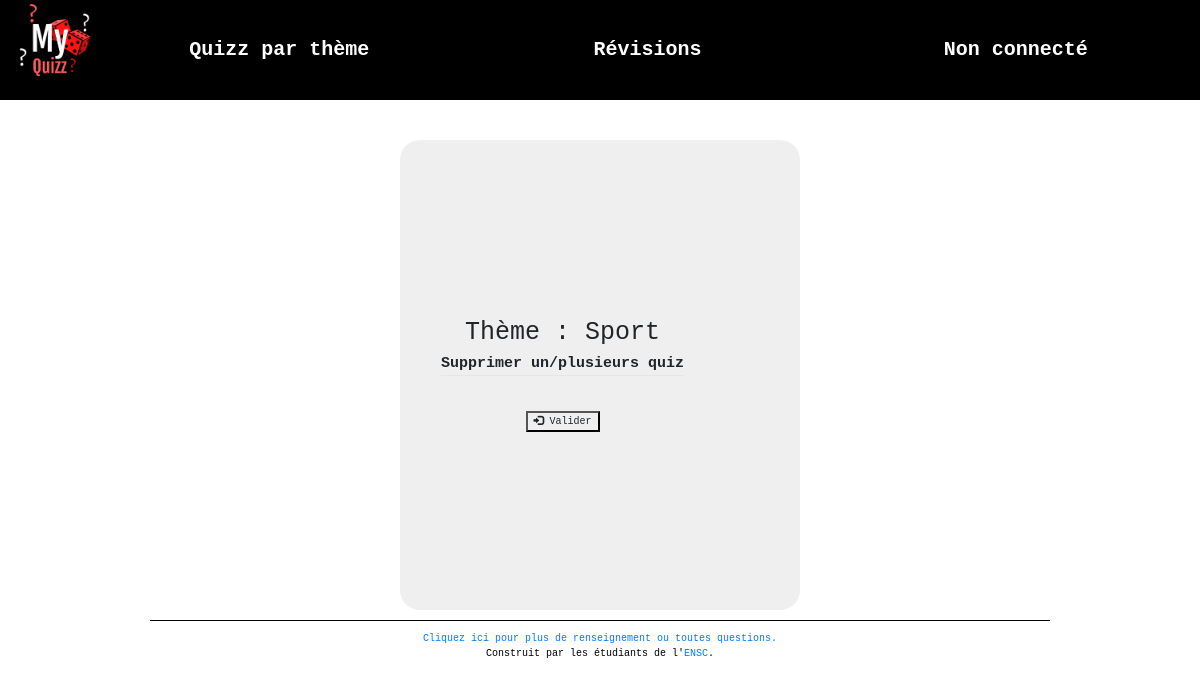
/suppr_quiz.php?id=1, run on an earlier commit of the app's database.
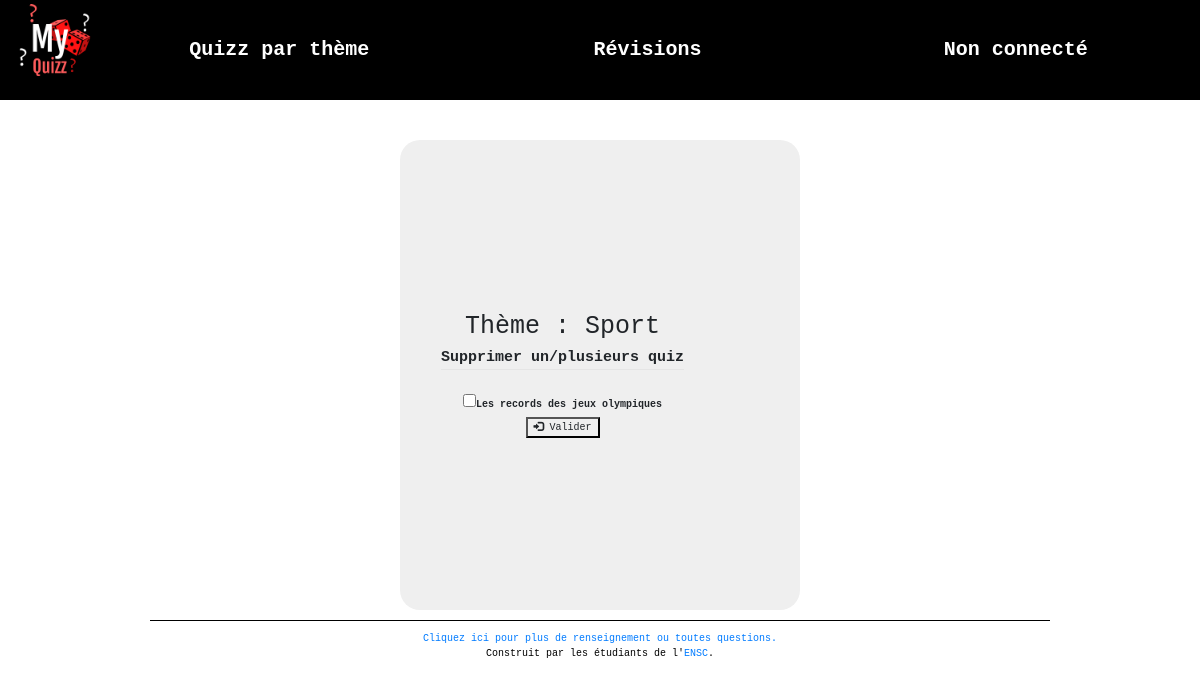
And on a later commit of the database.
### tables this page shows
CREATE TABLE `quiz` (
  `quiz_id` int(11) NOT NULL,
  `quiz_nom` varchar(255) NOT NULL,
  `nbquestions` int(11) NOT NULL DEFAULT 10,
  `datecreation` datetime NOT NULL DEFAULT current_timestamp(),
  `theme_id` int(11) NOT NULL,
  `createur` varchar(255) NOT NULL
);

### includes/function.php (called while the page is built, shortened)
<?php
function getDb() {
    try{
		return new PDO("mysql:host=localhost;dbname=myquizz;charset=utf8", 'root', '', array(PDO::ATTR_ERRMODE => PDO::ERRMODE_EXCEPTION));
    }
    catch(PDOException $e){
        echo "Erreur : " . $e->getMessage();
    }
}
?>

### suppr_quiz.php (the view, shortened to what this page needs)
<?php
	require_once "includes/function.php";
	$themeId = $_GET['id'];
	$stmt = getDb()->prepare('select * from quiz where theme_id=?');
	$stmt->execute(array($themeId));
	$quizs = $stmt->fetchAll();
	$stmt2 = getDb()->prepare('select * from theme where theme_id=?');
	$stmt2->execute(array($themeId));
	$themes = $stmt2->fetch();
	$themeNom=$themes['theme_nom'];
?>
<!doctype html>
<html>
	<?php
		require_once "includes/head.php";
	?>
	<body>
		<?php require_once "includes/header.php"; ?>
			<div class="conteneurconex">
				<form method="post" action="suppr_quiz.php?id=<?=$themeId?>">
					<div id="connexion">
					<h1> Thème : <?=$themeNom?> </h1>
					<fieldset><legend><strong>Supprimer un/plusieurs quiz</strong></legend><br/>
					<?php foreach ($quizs as $quiz){ ?>
						<label><input type="checkbox" name="choix[]" value=" <?= $quiz['quiz_id'] ?>"/><?= $quiz['quiz_nom'] ?></label>
					<?php } ?>
				   <br/>
					<button type="submit" name="validation" class="boutonC"><span class="glyphicon glyphicon-log-in"></span> Valider</button>
					</div>
				</form>
		</div>
	<?php require_once "includes/footer.php"; ?>
	</body>
</html>

What changed in the data, as far as the page shows it:
added quiz: quiz_nom "Les records des jeux olympiques"
